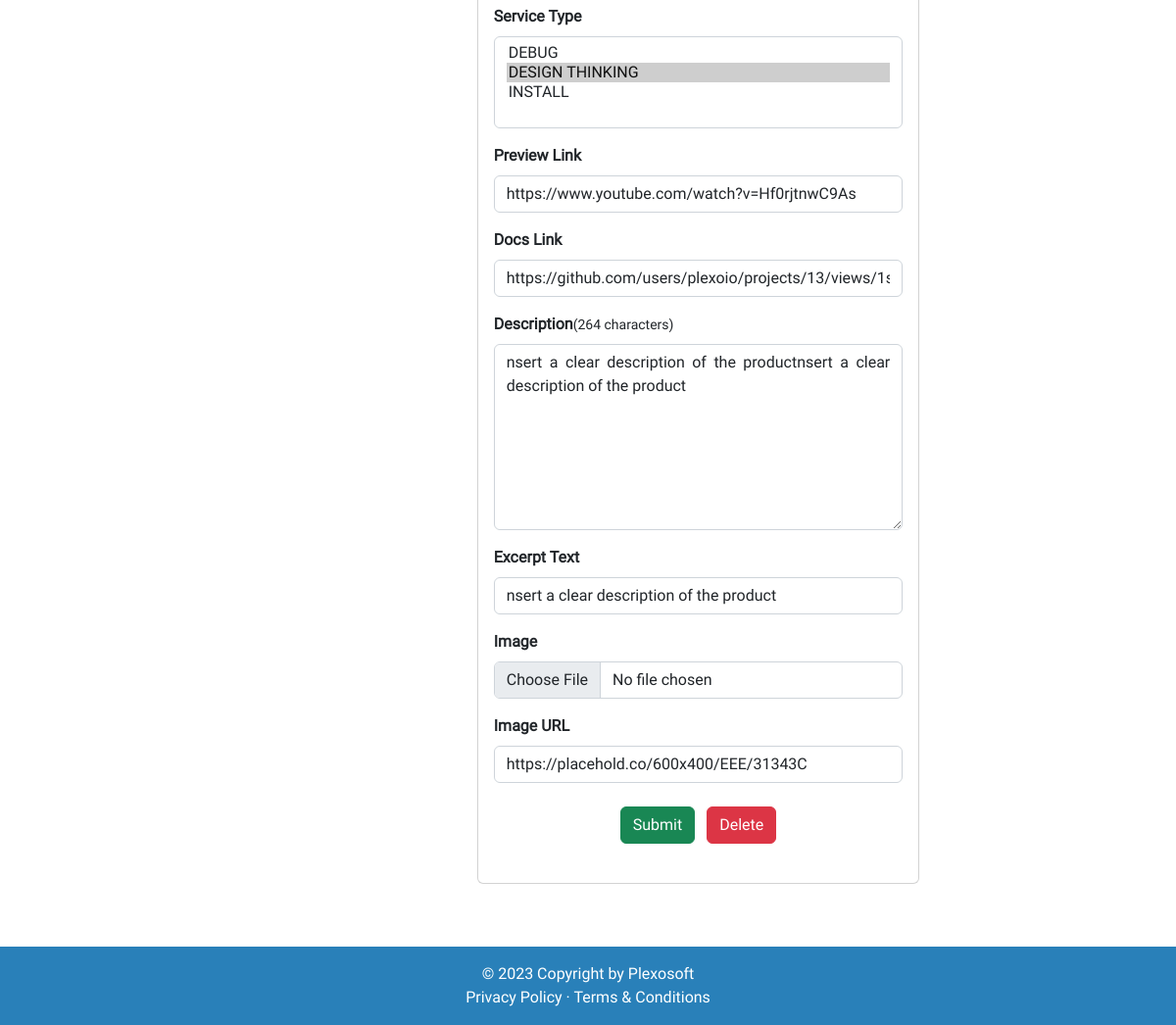
The app's page /account/admin/product/product-1/ (signed in, lower part), older data.
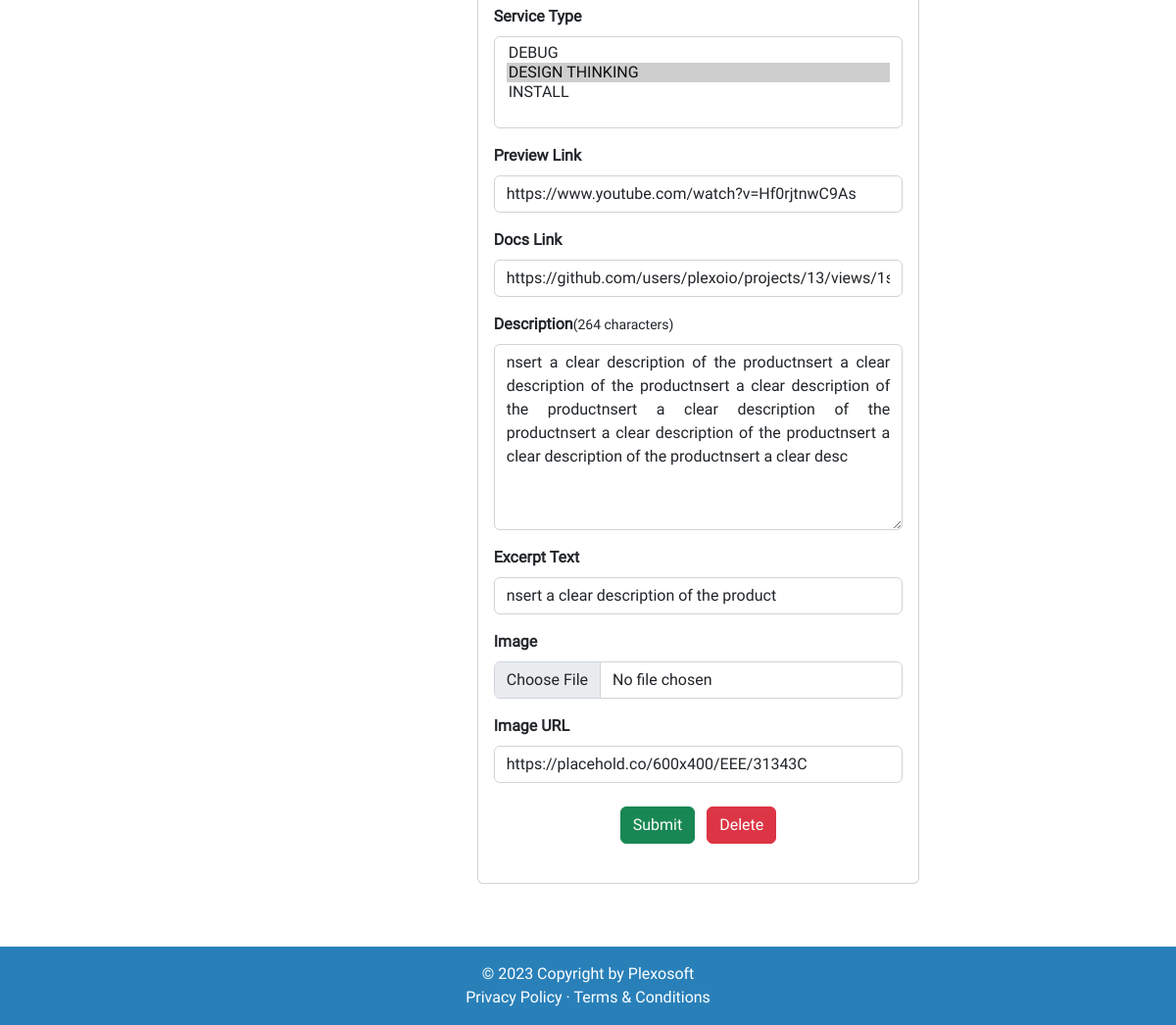
The same page, newer data.
### product_service/models.py (models this page shows, shortened)
class Product(models.Model):
    title = models.CharField(max_length=64, unique=True)
    sku = models.CharField(max_length=64, unique=True)
    price = models.DecimalField(max_digits=6, decimal_places=2)
    description = models.TextField(max_length=256)
    status = models.IntegerField(choices=STATUS, default=0)
    category = models.ForeignKey(
        Category, on_delete=models.SET_NULL,
        related_name='product_categories', null=True, blank=True)
    excerpt = models.CharField(max_length=128)
    type = models.IntegerField(choices=SCOPE_TYPE, default=1)
    instance = models.IntegerField(choices=INSTANCE_TYPE, default=0)
    code = models.ManyToManyField(CodeType, related_name="code_type")
    service = models.ManyToManyField(ServiceType, related_name="service_type")
    preview = models.URLField(
        max_length=1024, null=True, blank=True, unique=True)
    docs = models.URLField(
        max_length=1024, null=True, blank=True, unique=True)
    slug = models.SlugField(max_length=200, unique=True, blank=True)
    image = models.ImageField(null=True, blank=True)
    image_url = models.URLField(max_length=1024, null=True, blank=True)
    author = models.ForeignKey(
        'homepage.UserProfile', on_delete=models.SET_NULL,
        related_name='product_authors', null=True)
    created_on = models.DateTimeField(auto_now_add=True)
    likes = models.ManyToManyField(
        'homepage.Like', related_name='product_likes', blank=True)
    comments = models.ManyToManyField(
        'homepage.Comment', related_name='product_comments', blank=True)
    transactions = models.ManyToManyField(
        'homepage.UserProfile', through='Transaction',
        related_name='product_transactions', blank=True)
    download_url = models.ManyToManyField(
        'Download', related_name='product_downloads', blank=True)
    class Meta:
        ordering = ['title']

### product_service/views.py (the view, shortened to what this page needs)
class AdminUpdateProductView(BaseUpdateProductView):
    template_name = 'admin-dashboard/update_product.html'

### admin_dashboard/views.py (called while the page is built)
    def test_func(self):
        user_profile = self.request.user
        return user_profile and user_profile.role == 1

### homepage/custom_context_processors.py (called while the page is built)
def get_verified_email(request):
    if request.user.is_authenticated:
        try:
            email_object = EmailAddress.objects.get(user=request.user)
            if email_object.verified:
                return {'get_verified_email': email_object}
        except EmailAddress.DoesNotExist:
            pass
    return {'get_verified_email': None}

### product_service/models.py (called while the page is built)
    def __str__(self):
        return self.code

    def __str__(self):
        return self.service

    def __str__(self):
        return self.category_name

### product_service/views.py (called while the page is built)
    def get(self, request, slug, *args, **kwargs):
        context = self.get_context_data(slug)
        return render(request, self.template_name, context)

### admin_dashboard/templates/admin-dashboard/update_product.html (shortened to what the changed rows need)
{% extends "admin-dashboard/base.html" %}
{% load i18n %}
{% block content%}
<main class="pb-5 mb-5">
    <div class="container-fluid px-4 pb-5">
        {% if request.user.role == 0 %}
        <div class="alert alert-warning text-center" role="alert">
            In order to update a product instance you need to be an admin.
        </div>
        {% elif request.user.role == 1%}
        <div class="row d-flex justify-content-center align-items-center">
            <div class="col-xl-6 col-md-12 d-inline-block">
                <form method="POST" enctype="multipart/form-data">
                    <div class="card">
                        <div class="card-body">
                            <div class="mb-3">
                                <label for="service" class="form-label"><strong>Service Type</strong></label>
                                <select name="service" class="form-control" id="service" multiple="multiple" required>
                                    {% for service_list in services %}
                                    <option value="{{ service_list.id }}"
                                        {% for s_offer in offer_service %}{% if s_offer == service_list %} selected
                                        {% endif %}{% endfor %}>{{ service_list }}</option>
                                    {% endfor %}
                                </select>
                            </div>
                            <div class="mb-3">
                                <label for="preview" class="form-label"><strong>Preview Link</strong></label>
                                <input type="link" name="preview" class="form-control" id="preview"
                                    value="{{ product.preview }}" required>
                            </div>
                            <div class="mb-3">
                                <label for="docs" class="form-label"><strong>Docs Link</strong></label>
                                <input type="link" name="docs" class="form-control" id="docs" value="{{ product.docs }}"
                                    required>
                            </div>
                            <div class="mb-3">
                                <label for="description" class="form-label"><strong>Description</strong><small>(264
                                        characters)</small></label>
                                <textarea name="description" class="form-control" id="description" maxlength="258"
                                    rows="4" required>{{ product.description }}</textarea>
                            </div>
                            <div class="mb-3">
                                <label for="excerpt" class="form-label"><strong>Excerpt Text</strong></label>
                                <input type="text" name="excerpt" class="form-control" id="excerpt" maxlength="20"
                                    value="{{ product.excerpt }}" required>
                            </div>
                            <div class="mb-3">
                                <label for="image" class="form-label"><strong>Image</strong></label>
                                <input type="file" name="image" id="image" class="form-control">
                            </div>
                            <div class="mb-3">
                                <label for="image_url" class="form-label"><strong>Image URL</strong></label>
                                <input type="link" name="image_url" class="form-control" id="image_url"
                                    value="{{ product.image_url }}" required>
                            </div>
                            <div class="row my-4 text-center">
                                <div class="col-12 d-inline-block">
                                    <button type="submit" class="btn btn-success mx-1">Submit</button>
                                    <button id="mymodal" class="btn btn-danger mx-1" data-bs-toggle="modal"
                                        data-bs-target="#exampleModal2">Delete</button>
                                </div>
                            </div>
                        </div>
                    </div>
                </form>
            </div>
        </div>
        {% endif %}
    </div>
</main>
{% endblock %}

Row changes from the older to the newer data that the page shows:
changed Product "https://www.youtube.com/watch?v=Hf0rjtnwC9As": description "nsert a clear description of the productnsert a clear description of the product" → "…clear description of the productnsert a clear description of the productnsert a clear description of the productnsert a clear description of the productnsert a clear description of the productnsert a clear desc"
